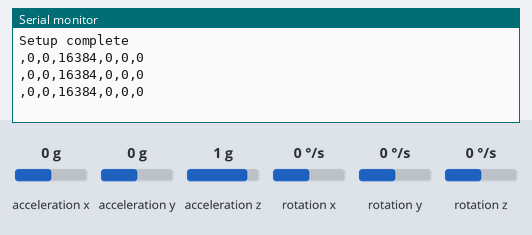
Simulated run of this sketch. Board: ESP32. Parts: the last lines printed to the serial monitor. Wiring (inferred from the names in the program): MPU-6050 motion sensor at I2C address 0x68. The test bench sets the inputs (shaded band); at power-on: acceleration x 0 g, acceleration y 0 g, acceleration z 1 g, rotation x 0 °/s, rotation y 0 °/s, rotation z 0 °/s.

Above: at 1.3 s.
1.4 s: acceleration x set to -1.4 g
At 1.9 s:
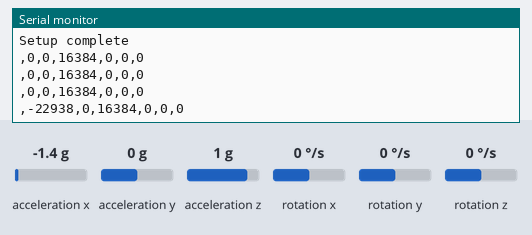
2.9 s: acceleration y set to -1.4 g
At 3.4 s:
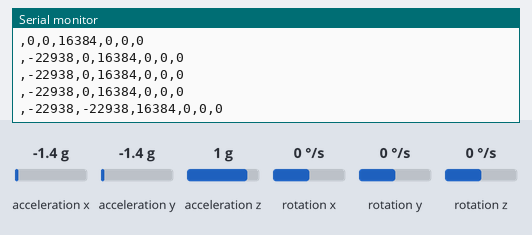
4.4 s: acceleration z set to -1.4 g
At 4.9 s:
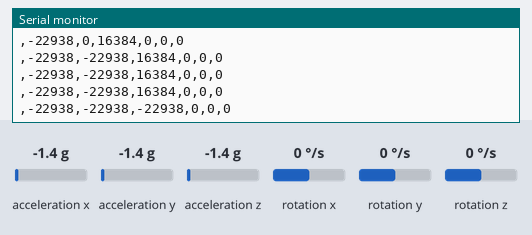
5.9 s: rotation x set to -192 °/s
At 6.4 s:
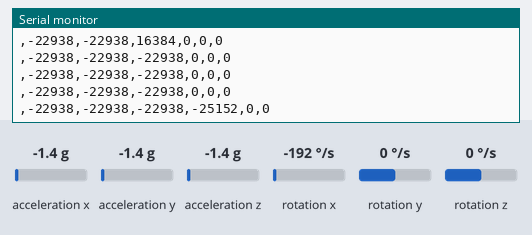
7.4 s: rotation y set to -192 °/s
At 7.9 s:
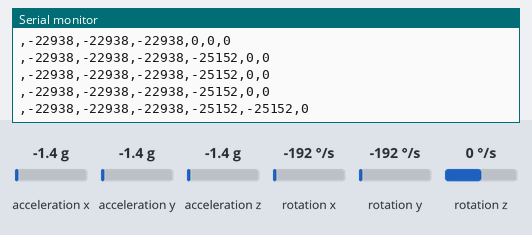

Measured:
- after the input at 1.4 s, the serial monitor: prints a new line after 0.11 s (image 1)
- after the input at 2.9 s, the serial monitor: prints a new line after 0.11 s (image 2)
- after the input at 4.4 s, the serial monitor: prints a new line after 0.12 s (image 3)
- after the input at 5.9 s, the serial monitor: prints a new line after 0.12 s (image 4)
- after the input at 7.4 s, the serial monitor: prints a new line after 0.13 s (image 5)

The sketch:

mpu6050_reading.ino
```cpp
#include <Wire.h>

const int MPU_ADDR = 0x68; // I2C address of the MPU-6050
int16_t AcX, AcY, AcZ, Tmp, GyX, GyY, GyZ;

void setup() {
  Serial.begin(115200);
  Wire.begin(21, 22, 100000); // Initialize I2C communication using SDA and SCL pins (21, 22)

  // Initialize MPU-6050
  Wire.beginTransmission(MPU_ADDR);
  Wire.write(0x6B); // PWR_MGMT_1 register
  Wire.write(0);    // Set to zero to wake up the MPU-6050
  Wire.endTransmission(true);

  Serial.println("Setup complete");
}

void readMPU6050Data() {
  // Request data starting from register 0x3B (ACCEL_XOUT_H)
  Wire.beginTransmission(MPU_ADDR);
  Wire.write(0x3B);
  Wire.endTransmission(false);
  Wire.requestFrom(MPU_ADDR, 14, true);

  AcX = Wire.read() << 8 | Wire.read();
  AcY = Wire.read() << 8 | Wire.read();
  AcZ = Wire.read() << 8 | Wire.read();
  Tmp = Wire.read() << 8 | Wire.read();
  GyX = Wire.read() << 8 | Wire.read();
  GyY = Wire.read() << 8 | Wire.read();
  GyZ = Wire.read() << 8 | Wire.read();
}

void loop() {
  readMPU6050Data();

  Serial.print(","); Serial.print(AcX);
  Serial.print(","); Serial.print(AcY);
  Serial.print(","); Serial.print(AcZ);
  Serial.print(","); Serial.print(GyX);
  Serial.print(","); Serial.print(GyY);
  Serial.print(","); Serial.println(GyZ);

  delay(500);
}
```
